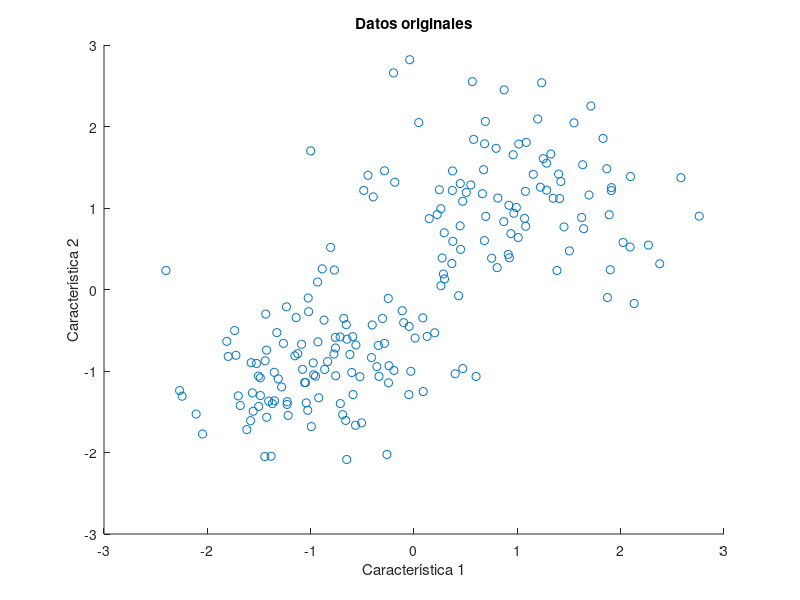
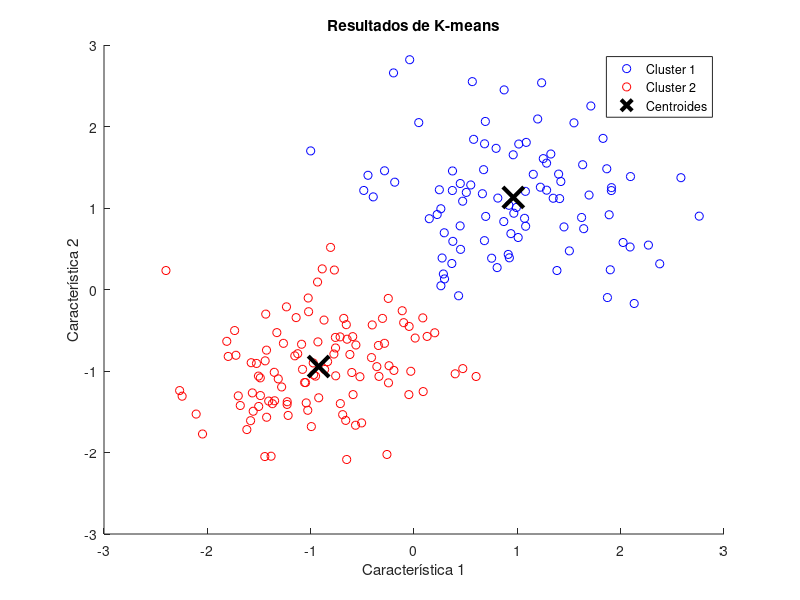

Write the MATLAB code that produced these figures, in order.
% K-means Clustering

% Generar datos aleatorios (dos grupos gaussianos)
rng(1); % Para reproducibilidad
data = [randn(100,2)*0.75 + ones(100,2);  % Grupo 1
        randn(100,2)*0.5 - ones(100,2)]; % Grupo 2

% Visualización de los datos originales
figure;
scatter(data(:,1), data(:,2), 'o');
title('Datos originales');
xlabel('Característica 1');
ylabel('Característica 2');

% Aplicar K-means
k = 2; % Número de clusters
[idx, centroids] = kmeans(data, k);

% Resultados
fprintf('Centroides encontrados:\n');
disp(centroids);

figure;
gscatter(data(:,1), data(:,2), idx, 'br', 'o'); % 'br' para colores azul y rojo
hold on;
plot(centroids(:,1), centroids(:,2), 'kx', 'MarkerSize', 15, 'LineWidth', 3); 
title('Resultados de K-means');
xlabel('Característica 1');
ylabel('Característica 2');
legend('Cluster 1', 'Cluster 2', 'Centroides');
hold off;